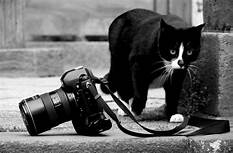
#> input picture Lab1/daoanh.tif, 233 x 153 px
$ python DaoAnh.py
#> lines starting #> are read from the running program, lines starting #| are printed output that depends on the picture
import cv2 as cv
import matplotlib.pyplot as plt # vẽ hình

def dao_anh(img):
    return 255-img #  T = (L-1)-R

def show_dao_anh():
    fig = plt.figure(figsize=(9, 3)) # khởi tạo 1 khung (chiều rộng x chiều cao)
    ax1, ax2 = fig.subplots(1, 2) # khai báo vẽ 2 vùng

    img = cv.imread('daoanh.tif', 0)
#> img is the input picture: shape (153, 233); min 0, max 255, mean 99.5
    ax1.imshow(img, cmap='gray')
    ax1.set_title("ảnh gốc")

    y = dao_anh(img)
#> in dao_anh, `return 255-img`:
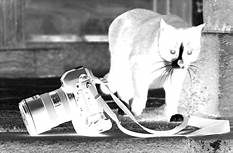
#> returned value: shape (153, 233); min 0, max 255, mean 155.5
    ax2.imshow(y, cmap='gray')
    ax2.set_title("ảnh đảo")
    plt.show()
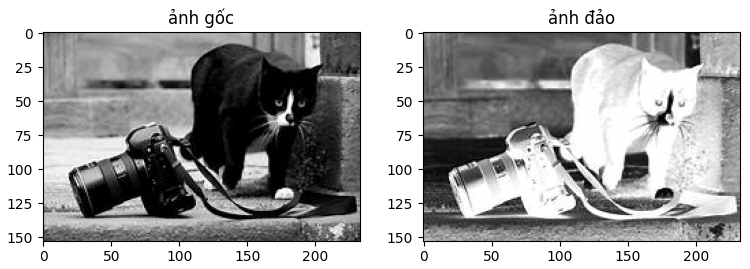
#> figure drawn by matplotlib, 2 panels

if __name__ == '__main__':
    show_dao_anh()
